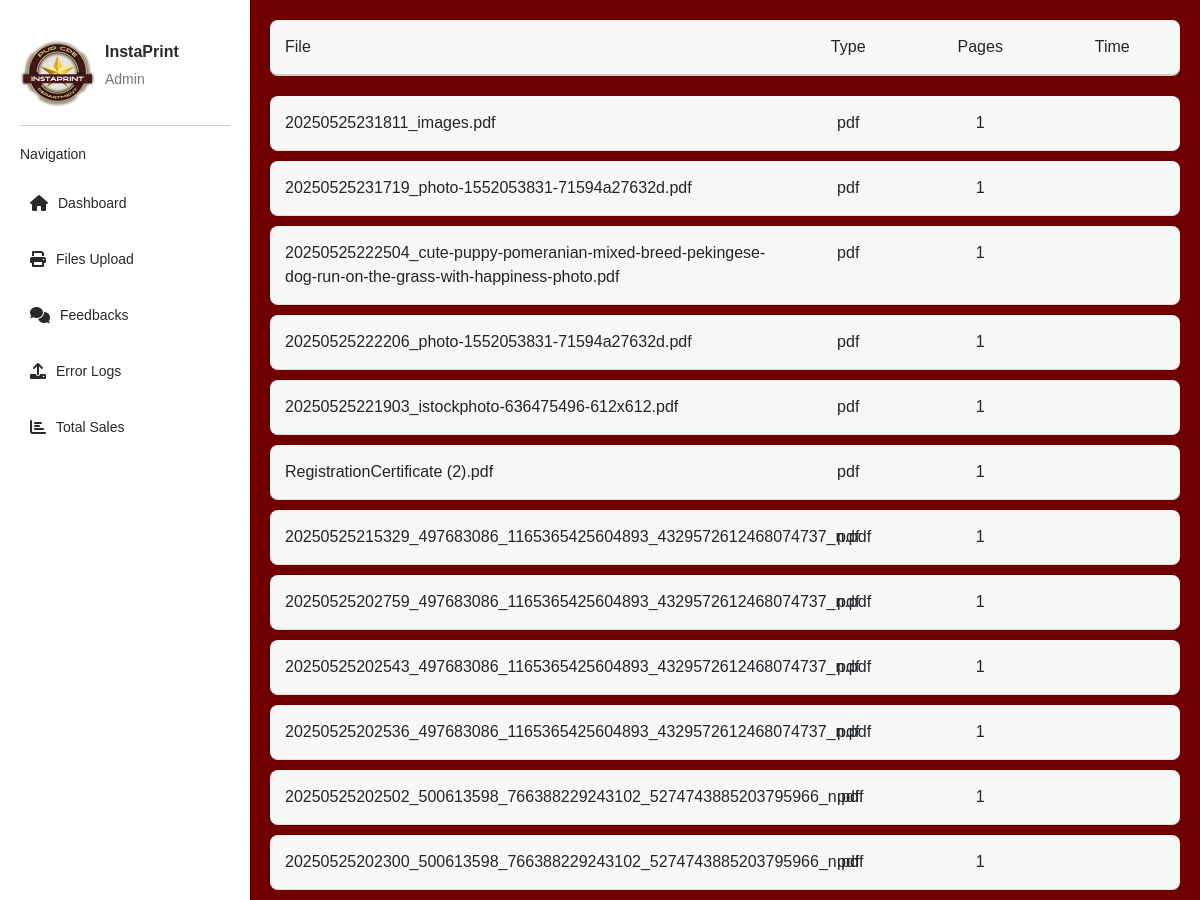
Before: /admin-files-upload (upper part) with the older database file.
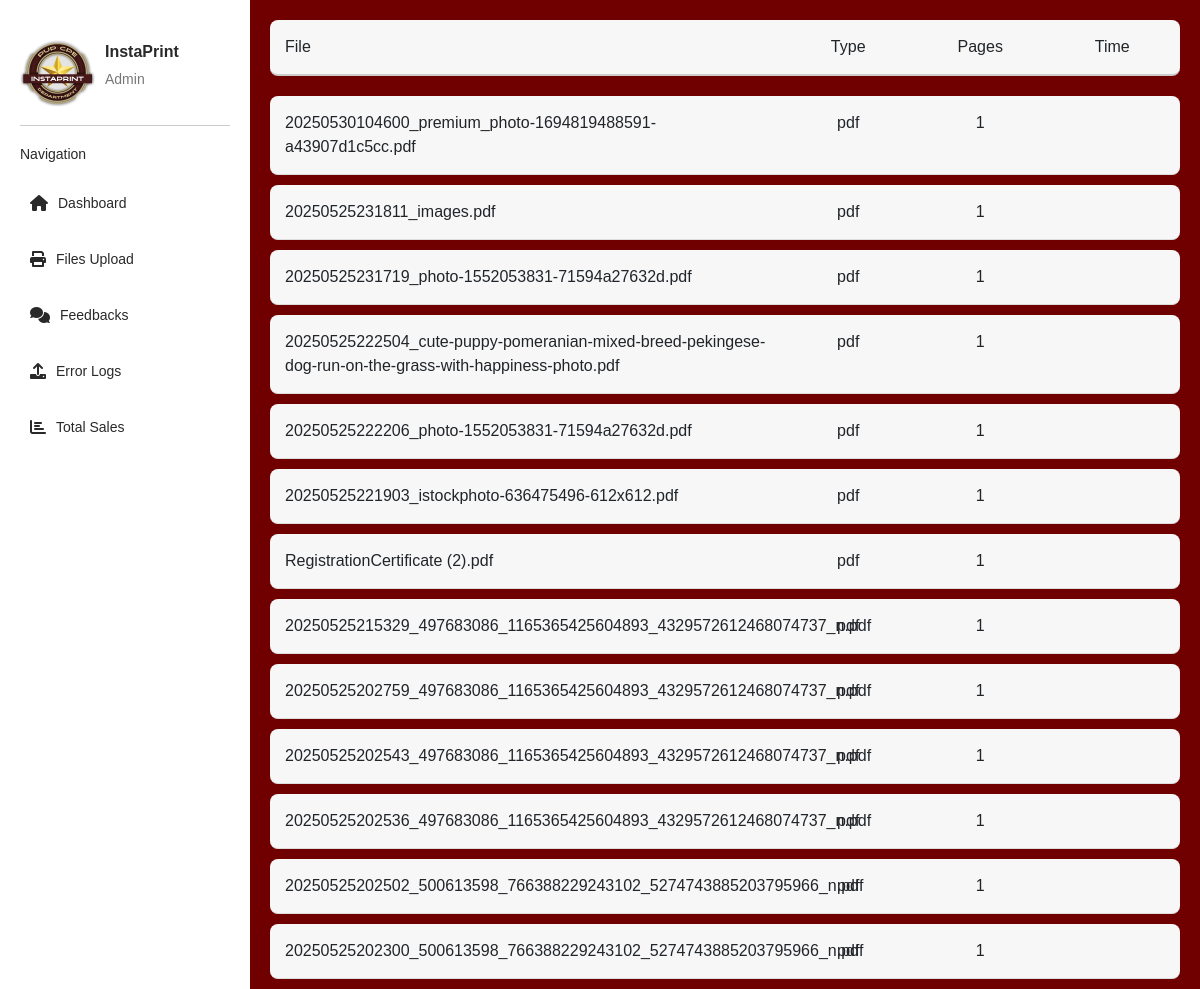
After: the same page with the newer database file.
### app.py (models this page shows, shortened)
class UploadedFile(db.Model):
    id = db.Column(db.Integer, primary_key=True)
    filename = db.Column(db.String(255), nullable=False)
    file_type = db.Column(db.String(50), nullable=False)
    pages = db.Column(db.Integer, nullable=False)
    timestamp = db.Column(db.DateTime, default=datetime.utcnow)

### app.py (the view)
@app.route("/admin-files-upload")
def admin_printed_pages():
    all_uploaded_files = UploadedFile.query.order_by(UploadedFile.timestamp.desc()).all()
    formatted_files = []
    for uploaded_file_entry in all_uploaded_files:
        formatted_files.append({
            'file': uploaded_file_entry.filename,
            'type': uploaded_file_entry.file_type,
            'pages': uploaded_file_entry.pages,
            'timestamp_full': uploaded_file_entry.timestamp.strftime('%b %d, %Y, %I:%M %p')
        })
    return render_template("admin-files-upload.html", uploaded=formatted_files)

### templates/admin-files-upload.html (shortened to what this page needs)
<!DOCTYPE html>
<html lang="en">
<head>
    <link href="/static/css/admin-dashboard.css" rel="stylesheet" />
    <link rel="stylesheet" href="https://cdnjs.cloudflare.com/ajax/libs/font-awesome/6.0.0-beta3/css/all.min.css">
    <link href="https://cdn.jsdelivr.net/npm/bootstrap@5.3.0/dist/css/bootstrap.min.css" rel="stylesheet">
</head>
<body>
    <div class="container">
        <leftmenu class="menu">
            <div class="account">
                <img src="{{ url_for('static', filename='images/logo.jpg') }}" alt="InstaPrint Logo" class="profile-icon" style="max-width: 75px;">
                <div class="account-info">
                    <p class="name">InstaPrint</p>
                    <p class="role">Admin</p>
                </div>
            </div>
            <h2>Navigation</h2>
            <ul>
                <li><i class="fa-solid fa-house"></i> <a href="{{ url_for('admin_dashboard') }}">Dashboard</a></li>
                <li><i class="fa-solid fa-print"></i> <a href="{{ url_for('admin_printed_pages') }}">Files Upload</a></li>
                <li><i class="fa-solid fa-comments"></i> <a href="{{ url_for('admin_feedbacks') }}">Feedbacks</a></li>
                <li><i class="fa-solid fa-upload"></i> <a href="{{ url_for('admin_activity_log') }}">Error Logs</a></li>
                <li><i class="fa-solid fa-chart-bar"></i> <a href="{{ url_for('admin_sales') }}">Total Sales</a></li>
            </ul>
        </leftmenu>
        <content class="contents">
            <div class="files-table">
                <div class="files-header">
                    <div class="files-file">File</div>
                    <div class="files-type">Type</div>
                    <div class="files-pages">Pages</div>
                    <div class="files-time">Time</div>
                </div>
                {% for files in uploaded %}
                <div class="files-entry">
                    <div class="files-file">{{ files.file }}</div>
                    <div class="files-type">{{ files.type }}</div>
                    <div class="files-pages">{{ files.pages }}</div>
                    <div class="files-time">{{ files.time }}</div>
                </div>
                {% endfor %}
            </div>
        </content>
    </div>
</body>
</html>

### static/css/admin-dashboard.css (style rules this page uses)
* { margin: 0; padding: 0; box-sizing: border-box; font-family: Arial, sans-serif; }
.container { display: flex; min-height: 100vh; max-width: 100% !important; padding-left: 0 !important; padding-right: 0 !important; }
.menu { width: 250px; background-color: #FFFFFF; color: #292929; padding: 20px; font-size: 14px; }
.menu h2 { margin-bottom: 20px; font-size: 14px; }
.menu ul { list-style-type: none; padding-left: 0; }
.menu li { display: flex; align-items: center; margin: 15px 0; font-size: 14px; padding: 10px; }
.menu li i { margin-right: 10px; color: #292929; font-size: 16px; }
.menu a { color: #292929; text-decoration: none; flex: 1; }
.contents { flex: 1; padding: 20px; background-color: #700000; display: flex; flex-direction: column; gap: 20px; }
.account { display: flex; align-items: center; padding: 15px 0; border-bottom: 1px solid #ccc; margin-bottom: 20px; }
.profile-icon { font-size: 40px; color: #292929; margin-right: 10px; }
.account-info { display: flex; flex-direction: column; }
.account-info .name { font-weight: bold; font-size: 16px; margin-bottom: 5px; }
.account-info .role { font-size: 14px; color: #777; }
.files-table { width: 100%; }
.files-header, .files-entry { display: flex; justify-content: space-between; padding: 15px; border-bottom: 1px solid #ddd; border-radius: 8px; margin-bottom: 10px; background-color: #f7f7f7; }
.files-header { font-weight: bold; background-color: #f7f7f7; border-bottom: 2px solid #ccc; margin-bottom: 20px; }
.files-file { width: 55%; font-weight: 500; }
.files-type { width: 12%; font-weight: 500; text-align: center; }
.files-pages { width: 12%; font-weight: 500; text-align: center; }
.files-time { width: 12%; font-weight: 500; text-align: center; }

### templates/admin-files-upload.html (style rules this page uses)
.container { display: flex; }
.menu { flex-shrink: 0; }
.contents { flex-grow: 1; padding: 20px; }

Changed rows visible on the page:
added UploadedFile: file "20250530104600_premium_photo-1694819488591-a43907d1c5cc.pdf", type "pdf", pages "1"
